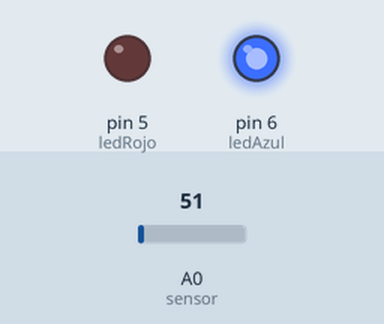
This sketch was run on a simulated Arduino Uno, built with avr-gcc and run on an emulated ATmega328P. Parts: output pins drawn as LEDs (lit = HIGH). The inputs (shaded band) are chosen by the test bench; at power-on: A0 (sensor) = 51.

Above: at 1.8 s.
1.9 s: A0 (sensor) set to 52
At 2.8 s:
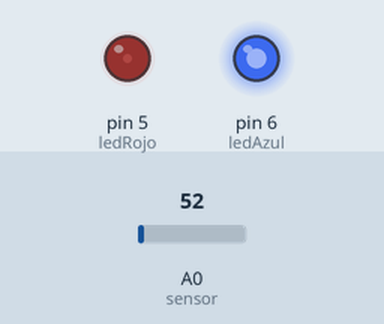
3.5 s: A0 (sensor) set to 61
At 4.4 s:
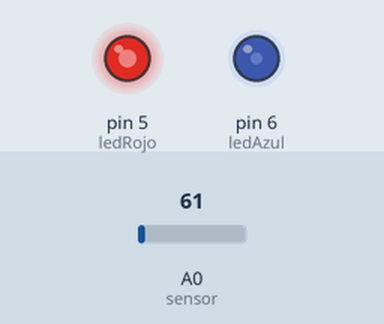
5.5 s: A0 (sensor) set to 71
At 7.2 s:
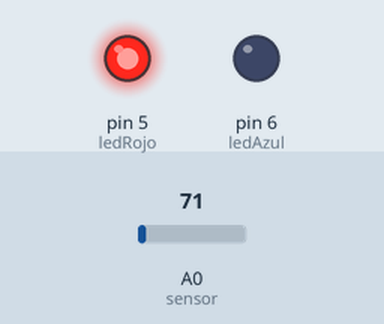
7.5 s: A0 (sensor) set to 30
At 8.7 s:
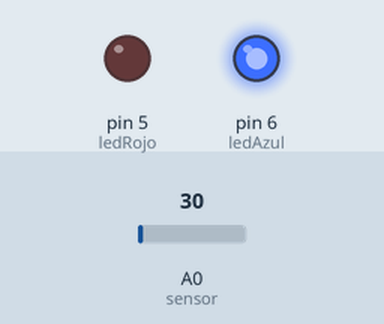
9.5 s: A0 (sensor) set to 86
At 10.3 s:
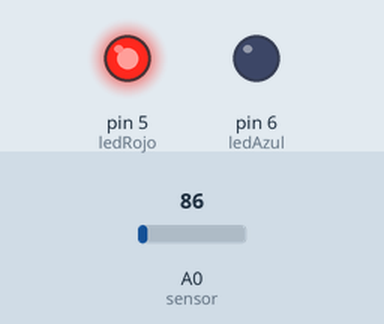
11.5 s: A0 (sensor) set to 15
At 13.1 s:
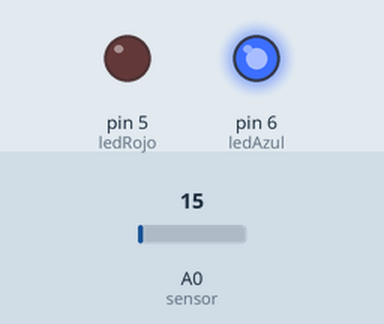
Timing chart, 0 to 14.5 s (numbered marks = the images above; inputs shaded):
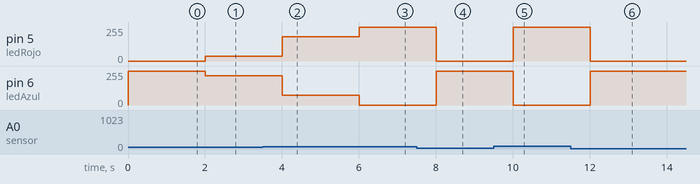

The sketch:

Temperatura.ino
```cpp
const int sensor = 0;      // Entrada del sensor LM35
const int ledRojo = 5;     // Pin del Led Rojo
const int ledAzul = 6;     // Pin del Led Azul
long miliVolts;
long temperatura;
int brillo;
void setup() {
// Serial.begin (9600);      // Inicia el proceso monitor
pinMode (ledRojo,OUTPUT);
pinMode (ledAzul,OUTPUT);
}

void loop() {
miliVolts = (analogRead (sensor) * 5000L ) / 1023; //calcular milivolts de entrada
temperatura = miliVolts / 10;        // entrada de mV entre 10
brillo = map(temperatura,24, 31, 0, 255 );
brillo = constrain( brillo, 0, 255);
analogWrite(ledRojo, brillo);
analogWrite(ledAzul, 255 - brillo);
Serial.print("Temperatura: ");   // Empieza a recibir y escribir las variables en el monitor
  Serial.print(temperatura);
  Serial.println (" grados");
  delay(1000);
}
```

Measured:
- after the input at 1.9 s, pin 5 (ledRojo): 0/255 → 36/255 after 0.10 s; pin 6 (ledAzul): 255/255 → 219/255 after 0.10 s
- after the input at 3.5 s, pin 5 (ledRojo): 36/255 → 182/255 after 0.50 s; pin 6 (ledAzul): 219/255 → 73/255 after 0.50 s
- after the input at 5.5 s, pin 5 (ledRojo): 182/255 → 255/255 after 0.50 s; pin 6 (ledAzul): 73/255 → 0/255 after 0.50 s
- after the input at 7.5 s, pin 5 (ledRojo): 255/255 → 0/255 after 0.50 s; pin 6 (ledAzul): 0/255 → 255/255 after 0.50 s
- after the input at 9.5 s, pin 5 (ledRojo): 0/255 → 255/255 after 0.51 s; pin 6 (ledAzul): 255/255 → 0/255 after 0.51 s
- after the input at 11.5 s, pin 5 (ledRojo): 255/255 → 0/255 after 0.51 s; pin 6 (ledAzul): 0/255 → 255/255 after 0.51 s
